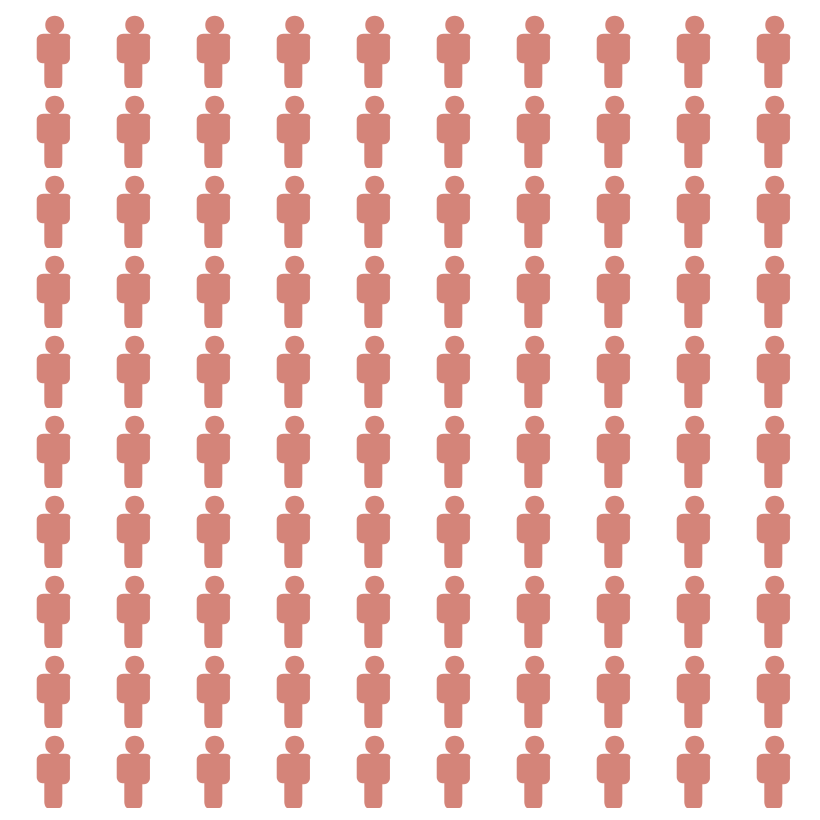

Vega-Lite specification for this chart:
### Vega specification from a JSON file in a GitHub repository (floating-point values rounded to 4 significant figures)
{"$schema": "https://vega.github.io/schema/vega/v5.json", "autosize": "pad", "padding": 5, "width": 400, "height": 400, "style": "cell", "data": [{"name": "highlight_store"}, {"name": "source_0", "values": [{"id": 1}, {"id": 2}, {"id": 3}, {"id": 4}, {"id": 5}, {"id": 6}, {"id": 7}, {"id": 8}, {"id": 9}, {"id": 10}, {"id": 11}, {"id": 12}, {"id": 13}, {"id": 14}, {"id": 15}, {"id": 16}, {"id": 17}, {"id": 18}, {"id": 19}, {"id": 20}, {"id": 21}, {"id": 22}, {"id": 23}, {"id": 24}, {"id": 25}, {"id": 26}, {"id": 27}, {"id": 28}, {"id": 29}, {"id": 30}, {"id": 31}, {"id": 32}, {"id": 33}, {"id": 34}, {"id": 35}, {"id": 36}, {"id": 37}, {"id": 38}, {"id": 39}, {"id": 40}, {"id": 41}, {"id": 42}, {"id": 43}, {"id": 44}, {"id": 45}, {"id": 46}, {"id": 47}, {"id": 48}, {"id": 49}, {"id": 50}, {"id": 51}, {"id": 52}, {"id": 53}, {"id": 54}, {"id": 55}, {"id": 56}, {"id": 57}, {"id": 58}, {"id": 59}, {"id": 60}, {"id": 61}, {"id": 62}, {"id": 63}, {"id": 64}, {"id": 65}, {"id": 66}, {"id": 67}, {"id": 68}, {"id": 69}, {"id": 70}, {"id": 71}, {"id": 72}, {"id": 73}, {"id": 74}, {"id": 75}, {"id": 76}, {"id": 77}, {"id": 78}, {"id": 79}, {"id": 80}, {"id": 81}, {"id": 82}, {"id": 83}, {"id": 84}, {"id": 85}, {"id": 86}, {"id": 87}, {"id": 88}, {"id": 89}, {"id": 90}, {"id": 91}, {"id": 92}, {"id": 93}, {"id": 94}, {"id": 95}, {"id": 96}, {"id": 97}, {"id": 98}, {"id": 99}, {"id": 100}]}, {"name": "data_0", "source": "source_0", "transform": [{"type": "formula", "expr": "ceil (datum.id/10)", "as": "col"}, {"type": "formula", "expr": "datum.id - datum.col*10", "as": "row"}]}], "signals": [{"name": "unit", "value": {}, "on": [{"events": "mousemove", "update": "isTuple(group()) ? group() : unit"}]}, {"name": "highlight", "update": "vlSelectionResolve(\"highlight_store\")"}, {"name": "highlight_x", "value": [], "on": [{"events": {"source": "scope", "type": "mousedown", "filter": ["!event.item || event.item.mark.name !== \"highlight_brush\""]}, "update": "[x(unit), x(unit)]"}, {"events": {"source": "window", "type": "mousemove", "consume": true, "between": [{"source": "scope", "type": "mousedown", "filter": ["!event.item || event.item.mark.name !== \"highlight_brush\""]}, {"source": "window", "type": "mouseup"}]}, "update": "[highlight_x[0], clamp(x(unit), 0, width)]"}, {"events": {"signal": "highlight_scale_trigger"}, "update": "[0, 0]"}, {"events": {"signal": "highlight_translate_delta"}, "update": "clampRange(panLinear(highlight_translate_anchor.extent_x, highlight_translate_delta.x / span(highlight_translate_anchor.extent_x)), 0, width)"}, {"events": {"signal": "highlight_zoom_delta"}, "update": "clampRange(zoomLinear(highlight_x, highlight_zoom_anchor.x, highlight_zoom_delta), 0, width)"}, {"events": [{"source": "scope", "type": "dblclick"}], "update": "[0, 0]"}]}, {"name": "highlight_col", "on": [{"events": {"signal": "highlight_x"}, "update": "highlight_x[0] === highlight_x[1] ? null : invert(\"x\", highlight_x)"}]}, {"name": "highlight_y", "value": [], "on": [{"events": {"source": "scope", "type": "mousedown", "filter": ["!event.item || event.item.mark.name !== \"highlight_brush\""]}, "update": "[y(unit), y(unit)]"}, {"events": {"source": "window", "type": "mousemove", "consume": true, "between": [{"source": "scope", "type": "mousedown", "filter": ["!event.item || event.item.mark.name !== \"highlight_brush\""]}, {"source": "window", "type": "mouseup"}]}, "update": "[highlight_y[0], clamp(y(unit), 0, height)]"}, {"events": {"signal": "highlight_scale_trigger"}, "update": "[0, 0]"}, {"events": {"signal": "highlight_translate_delta"}, "update": "clampRange(panLinear(highlight_translate_anchor.extent_y, highlight_translate_delta.y / span(highlight_translate_anchor.extent_y)), 0, height)"}, {"events": {"signal": "highlight_zoom_delta"}, "update": "clampRange(zoomLinear(highlight_y, highlight_zoom_anchor.y, highlight_zoom_delta), 0, height)"}, {"events": [{"source": "scope", "type": "dblclick"}], "update": "[0, 0]"}]}, {"name": "highlight_row", "on": [{"events": {"signal": "highlight_y"}, "update": "highlight_y[0] === highlight_y[1] ? null : invert(\"y\", highlight_y)"}]}, {"name": "highlight_scale_trigger", "value": {}, "on": [{"events": [{"scale": "x"}, {"scale": "y"}], "update": "(!isArray(highlight_col) || (invert(\"x\", highlight_x)[0] === highlight_col[0] && invert(\"x\", highlight_x)[1] === highlight_col[1])) && (!isArray(highlight_row) || (invert(\"y\", highlight_y)[0] === highlight_row[0] && invert(\"y\", highlight_y)[1] === highlight_row[1])) ? highlight_scale_trigger : {}"}]}, {"name": "highlight_tuple", "on": [{"events": [{"signal": "highlight_col || highlight_row"}], "update": "highlight_col && highlight_row ? {unit: \"\", fields: highlight_tuple_fields, values: [highlight_col,highlight_row]} : null"}]}, {"name": "highlight_tuple_fields", "value": [{"field": "col", "channel": "x", "type": "E"}, {"field": "row", "channel": "y", "type": "E"}]}, {"name": "highlight_translate_anchor", "value": {}, "on": [{"events": [{"source": "scope", "type": "mousedown", "markname": "highlight_brush"}], "update": "{x: x(unit), y: y(unit), extent_x: slice(highlight_x), extent_y: slice(highlight_y)}"}]}, {"name": "highlight_translate_delta", "value": {}, "on": [{"events": [{"source": "window", "type": "mousemove", "consume": true, "between": [{"source": "scope", "type": "mousedown", "markname": "highlight_brush"}, {"source": "window", "type": "mouseup"}]}], "update": "{x: highlight_translate_anchor.x - x(unit), y: highlight_translate_anchor.y - y(unit)}"}]}, {"name": "highlight_zoom_anchor", "on": [{"events": [{"source": "scope", "type": "wheel", "consume": true, "markname": "highlight_brush"}], "update": "{x: x(unit), y: y(unit)}"}]}, {"name": "highlight_zoom_delta", "on": [{"events": [{"source": "scope", "type": "wheel", "consume": true, "markname": "highlight_brush"}], "force": true, "update": "pow(1.001, event.deltaY * pow(16, event.deltaMode))"}]}, {"name": "highlight_modify", "update": "modify(\"highlight_store\", highlight_tuple, true)"}], "marks": [{"name": "highlight_brush_bg", "type": "rect", "clip": true, "encode": {"enter": {"fill": {"value": "#333"}, "fillOpacity": {"value": 0.125}}, "update": {"x": [{"test": "data(\"highlight_store\").length && data(\"highlight_store\")[0].unit === \"\"", "signal": "highlight_x[0]"}, {"value": 0}], "y": [{"test": "data(\"highlight_store\").length && data(\"highlight_store\")[0].unit === \"\"", "signal": "highlight_y[0]"}, {"value": 0}], "x2": [{"test": "data(\"highlight_store\").length && data(\"highlight_store\")[0].unit === \"\"", "signal": "highlight_x[1]"}, {"value": 0}], "y2": [{"test": "data(\"highlight_store\").length && data(\"highlight_store\")[0].unit === \"\"", "signal": "highlight_y[1]"}, {"value": 0}]}}}, {"name": "marks", "type": "symbol", "style": ["point"], "from": {"data": "data_0"}, "encode": {"update": {"opacity": {"value": 0.7}, "fill": [{"test": "!(length(data(\"highlight_store\"))) || (vlSelectionTest(\"highlight_store\", datum))", "value": "rgb(194,81,64)"}, {"value": "rgb(167,165,156)"}], "tooltip": {"signal": "{\"col\": datum[\"col\"], \"row\": datum[\"row\"]}"}, "x": {"scale": "x", "field": "col"}, "y": {"scale": "y", "field": "row"}, "size": {"value": 90}, "shape": {"value": "M1.7 -1.7h-0.8c0.3 -0.2 0.6 -0.5 0.6 -0.9c0 -0.6 -0.4 -1 -1 -1c-0.6 0 -1 0.4 -1 1c0 0.4 0.2 0.7 0.6 0.9h-0.8c-0.4 0 -0.7 0.3 -0.7 0.6v1.9c0 0.3 0.3 0.6 0.6 0.6h0.2c0 0 0 0.1 0 0.1v1.9c0 0.3 0.2 0.6 0.3 0.6h1.3c0.2 0 0.3 -0.3 0.3 -0.6v-1.8c0 0 0 -0.1 0 -0.1h0.2c0.3 0 0.6 -0.3 0.6 -0.6v-2c0.2 -0.3 -0.1 -0.6 -0.4 -0.6z"}}}}, {"name": "highlight_brush", "type": "rect", "clip": true, "encode": {"enter": {"fill": {"value": "transparent"}}, "update": {"x": [{"test": "data(\"highlight_store\").length && data(\"highlight_store\")[0].unit === \"\"", "signal": "highlight_x[0]"}, {"value": 0}], "y": [{"test": "data(\"highlight_store\").length && data(\"highlight_store\")[0].unit === \"\"", "signal": "highlight_y[0]"}, {"value": 0}], "x2": [{"test": "data(\"highlight_store\").length && data(\"highlight_store\")[0].unit === \"\"", "signal": "highlight_x[1]"}, {"value": 0}], "y2": [{"test": "data(\"highlight_store\").length && data(\"highlight_store\")[0].unit === \"\"", "signal": "highlight_y[1]"}, {"value": 0}], "stroke": [{"test": "highlight_x[0] !== highlight_x[1] && highlight_y[0] !== highlight_y[1]", "value": "white"}, {"value": null}]}}}], "scales": [{"name": "x", "type": "point", "domain": {"data": "data_0", "field": "col", "sort": true}, "range": [0, {"signal": "width"}], "padding": 0.5}, {"name": "y", "type": "point", "domain": {"data": "data_0", "field": "row", "sort": true}, "range": [0, {"signal": "height"}], "padding": 0.5}], "config": {"style": {"cell": {"stroke": ""}}}}
